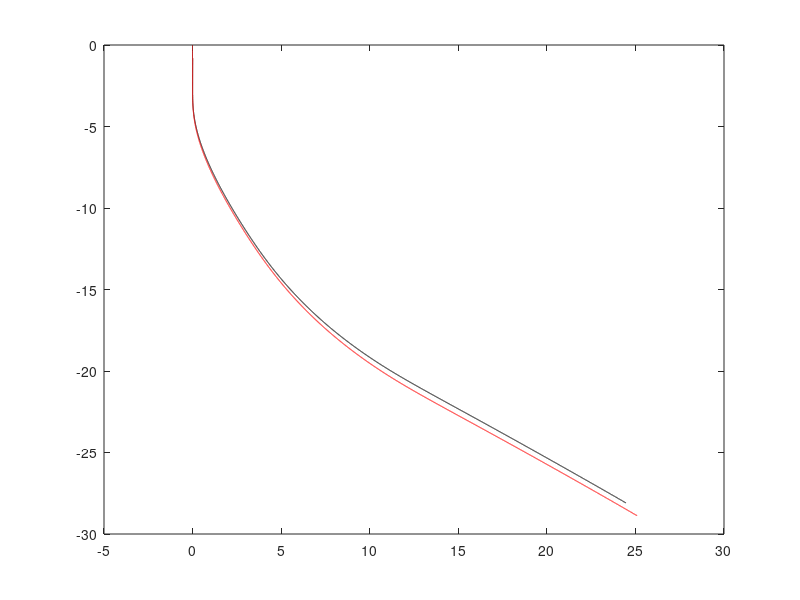
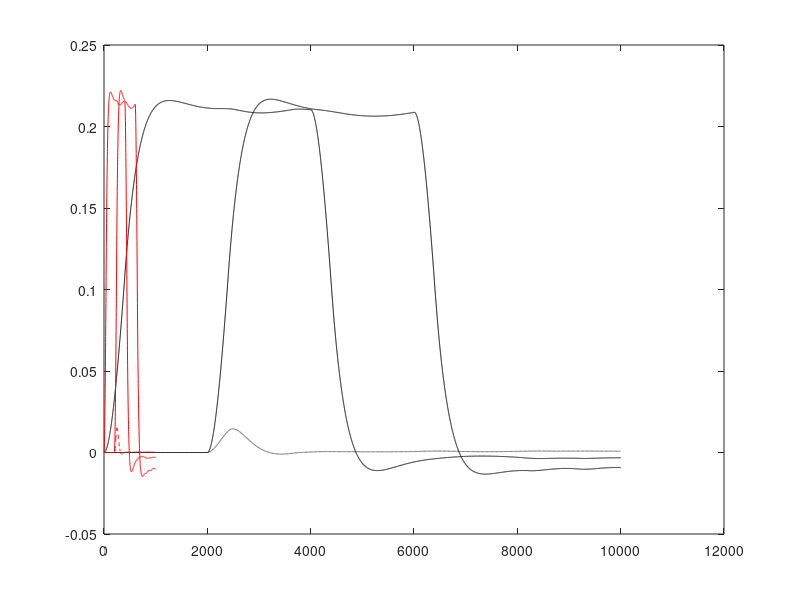

Here is the MATLAB script that generated these plots, in order:
load('4SystemID_1.mat');
% Traj
figure(1)
plot(real_state(1,:),real_state(2,:),'k');
hold on;
% Omega
figure(2);
a = real_state(14:16,:);
plot(a(1,:),'k');
hold on;
plot(a(2,:),'k-');
hold on;
plot(a(3,:),'k--');
hold on;

load('4SystemID_2.mat');
% Traj
figure(1)
plot(real_state(1,:),real_state(2,:),'r');
hold on;
% Omega
figure(2);
b = real_state(14:16,1:10:end);
plot(b(1,:),'r');
hold on;
plot(b(2,:),'r-');
hold on;
plot(b(3,:),'r--');
hold on;

% load('4SystemID_3.mat');
% % Traj
% figure(1)
% plot(real_state(1,:),real_state(3,:),'b');
% hold on;
% % Omega
% figure(2);
% c = real_state(14:16,1:100:end);
% plot(c(1,:),'b');
% hold on;
% plot(c(2,:),'b-');
% hold on;
% plot(c(3,:),'b--');
% hold on;
% 
% 
% 

% % Traj comparison (with g noise)
% load('4SystemID_4.mat');
% figure(1)
% plot(real_state(1,:),real_state(3,:),'k--'); % x,z
% hold on;
% 
% load('4SystemID_5.mat');
% figure(1)
% plot(real_state(1,:),real_state(3,:),'r--'); % x,z
% hold on;
% 
% load('4SystemID_6.mat');
% figure(1)
% plot(real_state(1,:),real_state(3,:),'b--'); % x,z
% hold on;